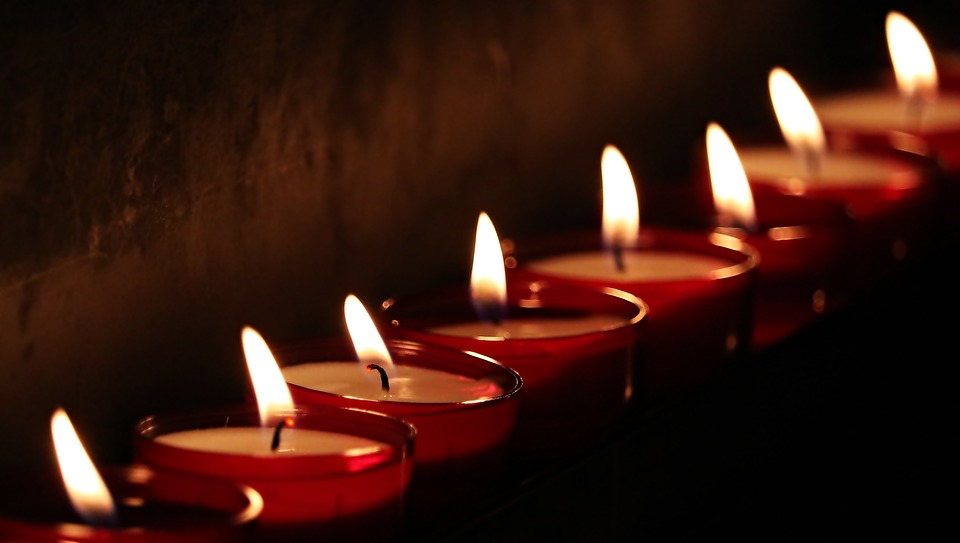
//> input picture week2/data/images/candle.jpg, 960 x 543 px
$ ./brightness   (built with g++ and OpenCV 4)
//> lines starting //> are read from the running program, lines starting //| are printed output that depends on the picture
/*
Copyright 2017 BIG VISION LLC ALL RIGHTS RESERVED

This code is made available to the students of
the online course titled "Computer Vision for Faces"
by Satya Mallick for personal non-commercial use.

Sharing this code is strictly prohibited without written
permission from Big Vision LLC.

For licensing and other inquiries, please email
spmallick@bigvisionllc.com
*/

#include <opencv2/opencv.hpp>

using namespace cv;
using namespace std;

int main(int argc, char ** argv)
{

  // Read the image
  string filename = "../../data/images/candle.jpg";
  if (argc == 2)
  {
      filename = argv[1];
  }

  Mat Image = imread(filename);
//> Image is the input picture: 543 rows x 960 cols, CV_8UC3; mean B, G, R 15.7, 24.6, 56.2

  // Specify offset factor
  int beta = 100;

  Mat ycbImage;

  // Convert to YCrCb color space
  cv::cvtColor(Image,ycbImage,COLOR_BGR2YCrCb);
//> ycbImage: 543 rows x 960 cols, CV_8UC3; mean of channels 0, 1, 2 33, 144.5, 118.2

  // Convert to float32
  ycbImage.convertTo(ycbImage,CV_32F);
//> ycbImage: 543 rows x 960 cols, CV_32FC3; mean of channels 0, 1, 2 33, 144.5, 118.3

  vector<Mat>channels(3);

  // Split the channels
  split(ycbImage,channels);
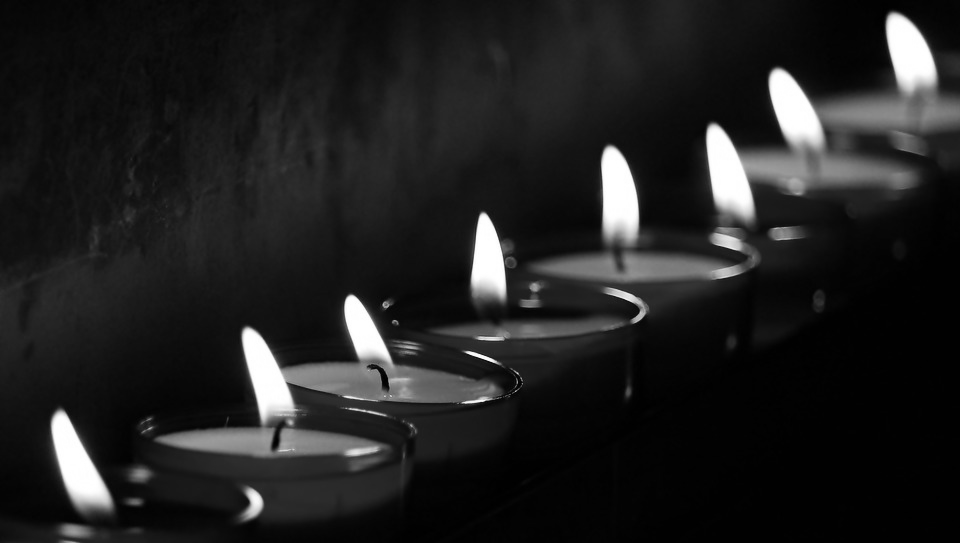
//> channels[0]: 543 rows x 960 cols, CV_32FC1; min 0, max 255, mean 33
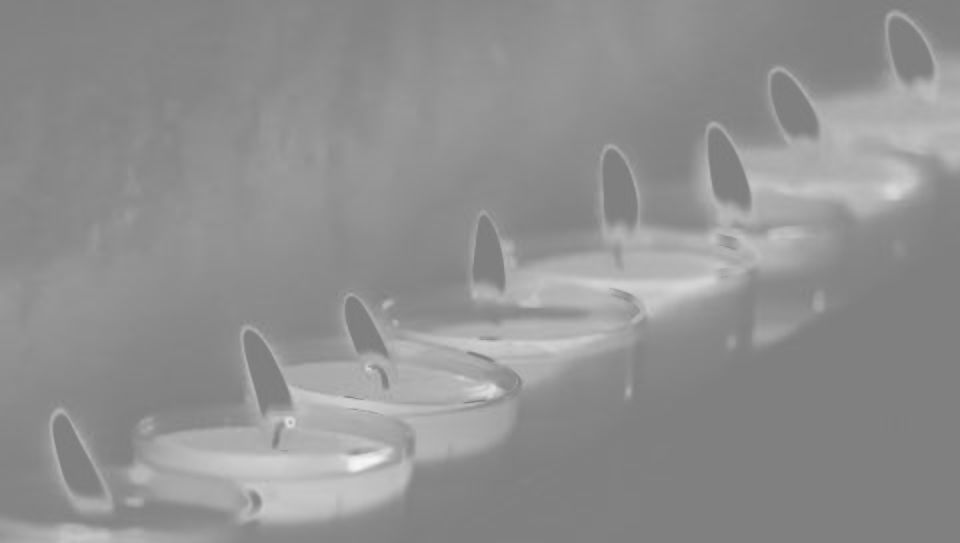
//> channels[1]: 543 rows x 960 cols, CV_32FC1; min 123, max 246, mean 144.5
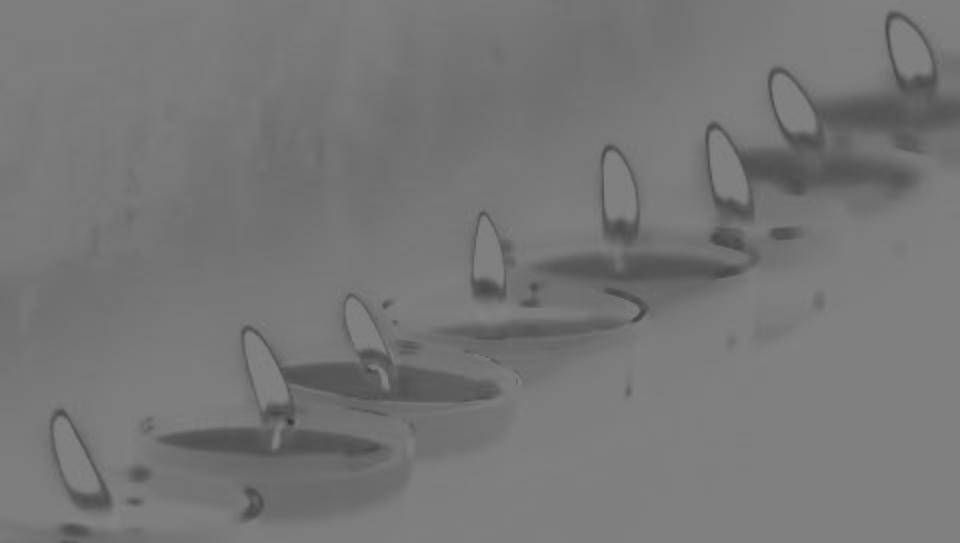
//> channels[2]: 543 rows x 960 cols, CV_32FC1; min 54, max 131, mean 118.2

  // Add offset to the Ychannel
  channels[0] = channels[0] + beta;

  // Clipping operation performed to limit pixel values between 0 and 255
  min(channels[0],255,channels[0]);
  max(channels[0],0,channels[0]);

  // Merge the channels
  merge(channels,ycbImage);
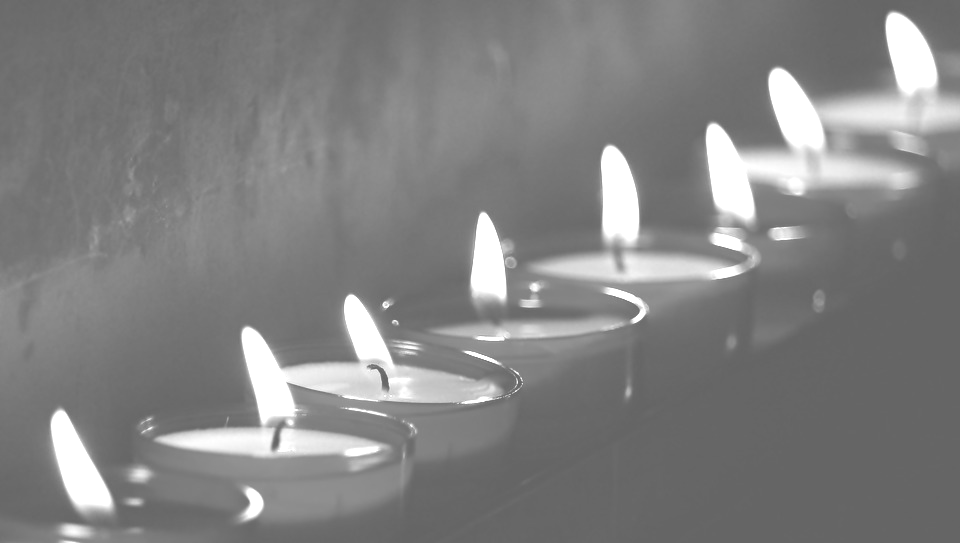
//> channels[0]: 543 rows x 960 cols, CV_32FC1; min 100, max 255, mean 129.6
//> ycbImage: 543 rows x 960 cols, CV_32FC3; mean of channels 0, 1, 2 129.7, 144.5, 118.3

  // Convert back from float32
  ycbImage.convertTo(ycbImage,CV_8UC3);
//> ycbImage: 543 rows x 960 cols, CV_8UC3; mean of channels 0, 1, 2 129.6, 144.5, 118.2

  Mat brightImage;

  // Convert back to BGR
  cv::cvtColor(ycbImage,brightImage,COLOR_YCrCb2BGR);
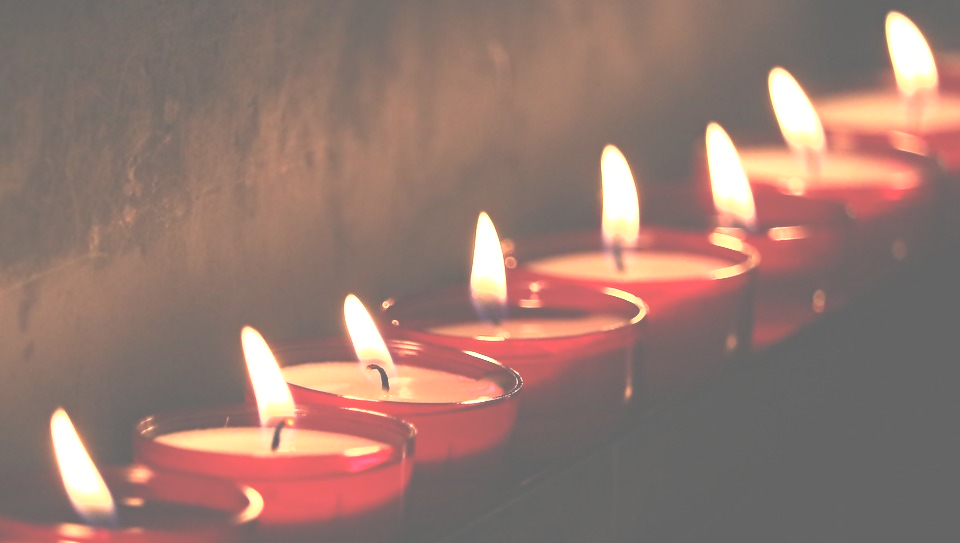
//> brightImage: 543 rows x 960 cols, CV_8UC3; mean B, G, R 112.2, 121.2, 150.3

  // Display and save the images
  Mat combined;
  cv::hconcat(Image, brightImage, combined);
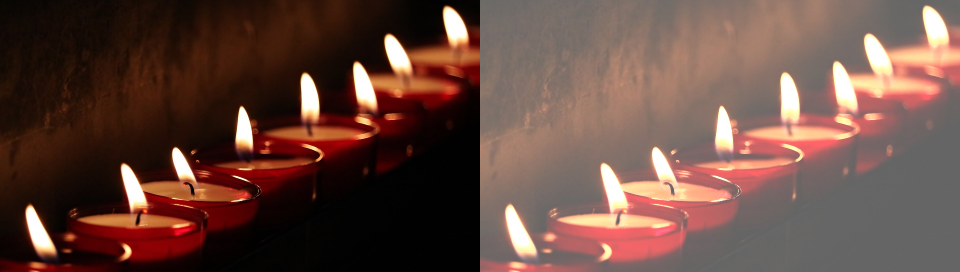
//> combined: 543 rows x 1920 cols, CV_8UC3 (shown at 1/2 size); mean B, G, R 64, 72.9, 103.2
  namedWindow("Original Image   --   Brightness Enhancement",CV_WINDOW_AUTOSIZE);
  cv::imshow("Original Image   --   Brightness Enhancement",combined);
  cv::imwrite("results/bright.jpg",brightImage);

  // Wait for user to press a key
  waitKey(0);
  destroyAllWindows();

  return 0;
}
